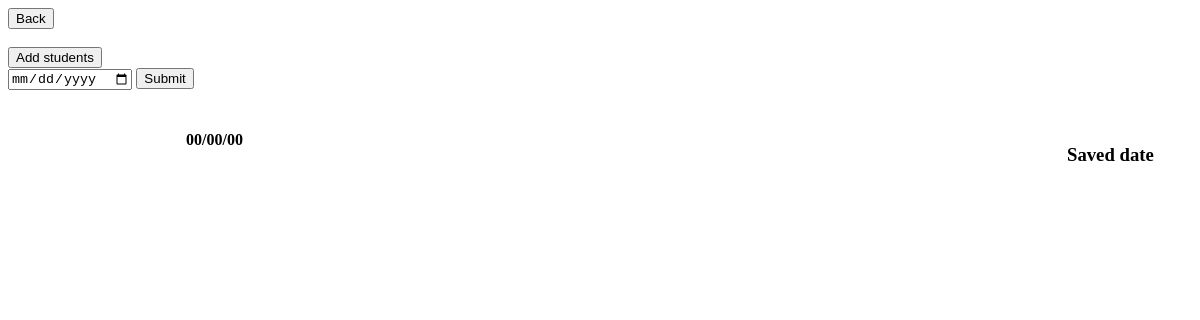
Before: /manager/subjectDataEdit/ENG/BCA/ (signed in) with the older database file.
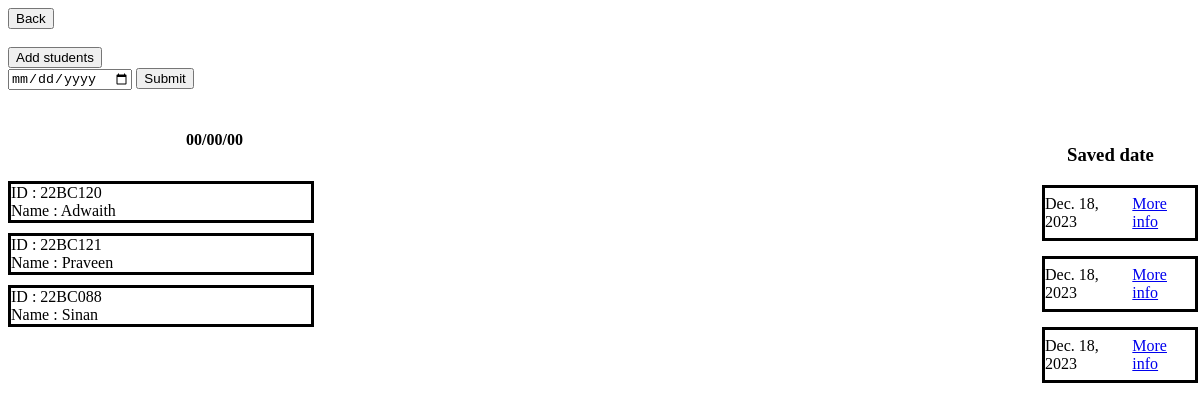
After: the same page with the newer database file.
### Manegar/models.py (models this page shows, shortened)
class subjectStudentData(models.Model):
    subjectCode = models.ForeignKey(subjectData,on_delete=models.CASCADE)
    studentId = models.CharField(max_length=30)

class attendanceDate(models.Model):
    subjectCode = models.ForeignKey(subjectData,on_delete=models.CASCADE)
    attendanceDate = models.DateField()
    additional = models.IntegerField(default=0)

### User/models.py (models this page shows)
class loginData(AbstractUser):
    is_teacher = models.BooleanField(default=False)
    is_student = models.BooleanField(default=True)
    batch_id = models.CharField(max_length=30,default='None')
    teacher_id = models.CharField(max_length=30,blank=True,null=True)

### Manegar/views.py (the view, shortened to what this page needs)
# urls.py: path('subjectDataEdit/<str:subCode>/<str:batchCode>/',views.subjectDataSection,name='subjectDataEdit'),
@login_required
def subjectDataSection(request,subCode,batchCode):
    if request.user.is_teacher:
        subjectData_instance = subjectData.objects.get(subjectCode = subCode,batchCode = batchCode)
        added_student = subjectStudentData.objects.filter(subjectCode = subjectData_instance)
        try:
            latest_created_date = attendanceDate.objects.filter(subjectCode = subjectData_instance).latest('pk')
        except attendanceDate.DoesNotExist:
            latest_created_date = None
        student_names = []
        for student_name in added_student:
            name = loginData.objects.get(username = student_name.studentId)
            student_names.append((student_name.studentId,name.first_name))
        if latest_created_date and attendance.objects.filter(attendanceDate = latest_created_date).exists():
            latest_created_date = None
        savedDates = attendanceDate.objects.filter(subjectCode = subjectData_instance).order_by('-pk')
        data = {
            'subCode':subCode,
            'batchCode':batchCode,
            'added_student' : added_student,
            'student_name' : student_names,
            'new_date' : latest_created_date,
            'savedDate' : savedDates,
            }
        return render(request,'subjectDataEdite.html',data)
    else:
        return redirect('login')

### Manegar/templates/subjectDataEdite.html (shortened to what this page needs)
<!DOCTYPE html>
<html>
    <head>
        <link rel="stylesheet" href="">
    </head>
    <body>
        <a href="{% url "manager:teacher" %}">
            <button>Back</button>
        </a><br><br>
        <a href="{% url "manager:studentAddToSub" subCode batchCode %}">
            <button>Add students</button>
        </a>
        <form method="post" name="attendanceForm">
            <input type="date" placeholder="00/00/00" name = 'date' required>
            <button type="submit" name="attendanceForm">Submit</button>
        </form>
        <div style="margin-top: 20px;display: inline-block;">
            <form method="post" name = "attendance" >
                {% if new_date.attendanceDate != None %}
                <h4 style="display: inline-block;margin-left:178px">{{new_date.attendanceDate}}</h4>
                {% else %}
                <h4 style="display: inline-block;margin-left:178px">00/00/00</h4>
                {% endif %}
                {% for student in student_name %}
                    <div style="margin-top: 10px;border : solid;width : 300px;">
                        <div style="display: inline-block;width : 150px;">
                            ID : {{student.0}}<br>
                            Name : {{student.1}}
                        </div>
                    </div>
                {% endfor %}
            </form>
        </div>
        <div style="display: block;width : 150px;float: right;margin-top : 35px;">
            <h3 style="margin-left: 25px;">Saved date</h3>
            {% for date in savedDate %}
                <div style="display: flex;width : 150px;border-style : solid;margin-top:15px;height:50px;align-items: center; justify-content: center; ">
                <p>{{date.attendanceDate}}</p>
                <a href="{% url "manager:attendance_edit" subCode date.additional %}">
                More info
                </a>
                </div>
            {% endfor %}
        </div>
    </body>
</html>

Changed rows visible on the page:
added subjectStudentData: studentId "22BC120"
now on this page (row unchanged): loginData: first_name "Adwaith"
added subjectStudentData: studentId "22BC121"
now on this page (row unchanged): loginData: first_name "Praveen"
added subjectStudentData: studentId "22BC088"
now on this page (row edited): loginData: first_name "Sinan"
added attendanceDate: attendanceDate "Dec. 18, 2023"
added attendanceDate: attendanceDate "Dec. 18, 2023"
added attendanceDate: attendanceDate "Dec. 18, 2023"
Other visible differences:
new list line: "ID : Name :"
